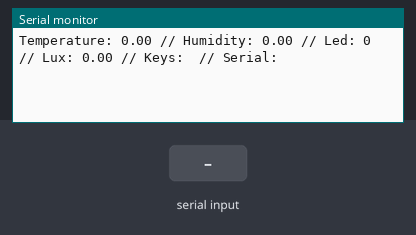
Simulated run of this sketch. Board: ESP8266 (NodeMCU). Parts: the last lines printed to the serial monitor. The inputs (shaded band) are chosen by the test bench.

Above: at 2.2 s.
2.3 s: "|" received over the second serial link
4.8 s: "90|45|200\n" received over the second serial link
At 6.6 s:
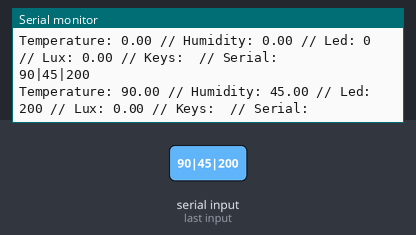
7.3 s: "90|45|200|10\n" received over the second serial link
At 8.7 s:
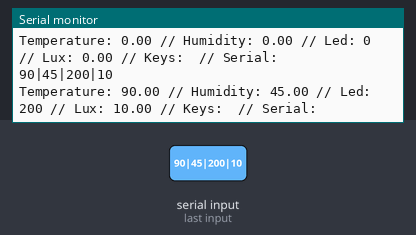
9.8 s: "5\n" received over the second serial link
At 11.6 s:
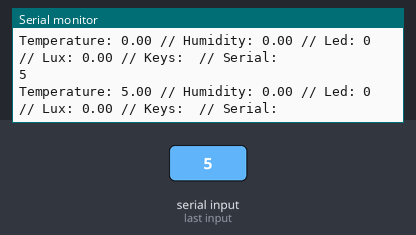
Timing chart, 0 to 13.1 s (numbered marks = the images above; inputs shaded):
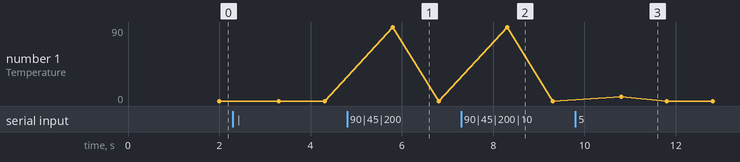

The sketch:

nodemcu-esp8266_master_uart.ino
```cpp
#include <SPI.h>
#include <ESP8266WiFi.h>
#include <SoftwareSerial.h>

// Define the SoftwareSerial object for RX and TX pins
SoftwareSerial arduinoSerial(D5, D6); // RX, TX

void setup() {
  Serial.begin(115200);
  arduinoSerial.begin(115200);
  delay(1000);
}

void loop() {
  // Read data from the slave
  String message = "";
  message = arduinoSerial.readString();
  Serial.println(message);

  // Split the message into individual values
  // float floatValues[4];
  // String stringValues[2];
  String values[6];
  int count = 0;
  int startIndex = 0;
  int endIndex = message.indexOf("|");
  while (endIndex >= 0) {
    values[count] = message.substring(startIndex, endIndex);
    startIndex = endIndex + 1;
    endIndex = message.indexOf("|", startIndex);
    count++;
  }
  values[count] = message.substring(startIndex);

  // for (int i = 0; i < 4; i++) {
  //   floatValues[i] = values[i].toFloat();
  // }
  // for (int i = 0, j = 4; i < 2, j < 6; i++, j++) {
  //   stringValues[i] = values[j];
  // }

  float temperature = values[0].toFloat();
  float humidity = values[1].toFloat();
  int led_status = values[2].toInt();
  float lux = values[3].toFloat();
  String keys = values[4];
  String serNum = values[5];

  // Print the values
  Serial.print("Temperature: ");
  Serial.print(temperature);
  Serial.print(" // Humidity: ");
  Serial.print(humidity);
  Serial.print(" // Led: ");
  Serial.print(led_status);
  Serial.print(" // Lux: ");
  Serial.print(lux);
  Serial.print(" // Keys: ");
  Serial.print(keys);
  Serial.print(" // Serial: ");
  Serial.println(serNum);

  // int freeHeap = ESP.getFreeHeap();
  // Serial.print("Free heap: ");
  // Serial.println(freeHeap);
  // delay(1000);
}
```

Measured:
- after the input at 4.8 s, the serial monitor: prints a new line after 1.0 s (image 1)
- after the input at 7.3 s, the serial monitor: prints a new line after 1.0 s (image 2)
- after the input at 9.8 s, the serial monitor: prints a new line after 1.0 s (image 3)
